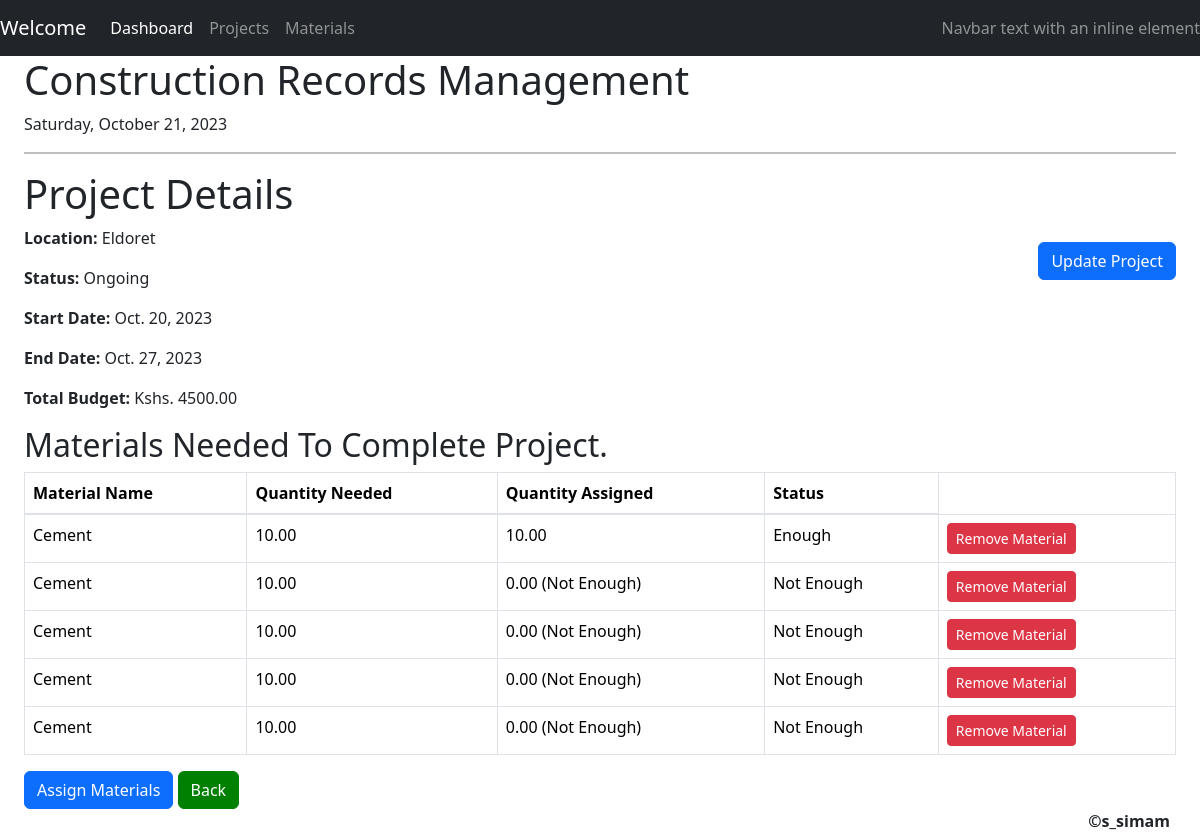
Page /manager/project_detail/11/ on the earlier database version.
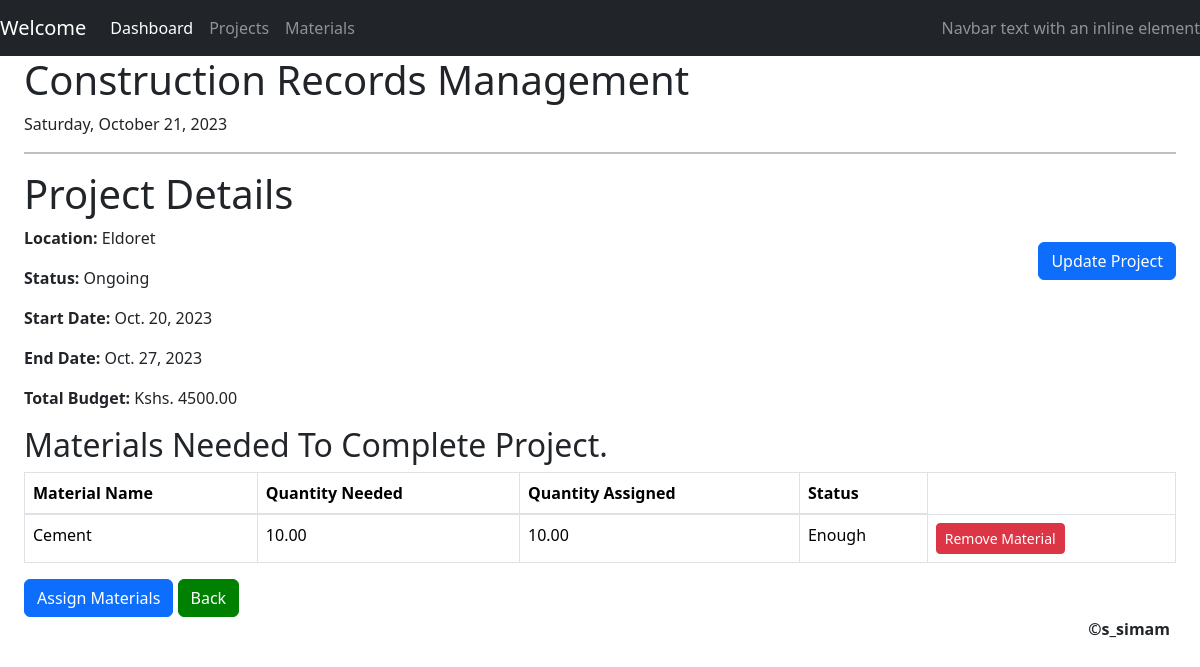
Same page on the later database version.
### manager/models.py (models this page shows, shortened)
class Project(models.Model):
    title = models.CharField(max_length=100)
    location = models.CharField(max_length=64)
    start_date = models.DateField()
    end_date = models.DateField()
    status = models.CharField(max_length=20, choices=STATUS_CHOICES)
    materials = models.ManyToManyField(Material, through='MaterialAssignment', related_name="materials_used")
    def calculate_total_budget(self):
        total_budget = 0
        for assignment in self.materialassignment_set.all():
            total_budget += assignment.cost
        return total_budget
    def get_status(self):
        today = date.today()
        if today < self.start_date:
            return 'Upcoming'
        elif self.start_date <= today <= self.end_date:
            return 'Ongoing'
        elif today > self.end_date:
            return 'Completed'
        return 'Unknown'  # Handle any other cases as needed

class MaterialAssignment(models.Model):
    name = models.ForeignKey(Material, on_delete=models.CASCADE)
    project = models.ForeignKey(Project, on_delete=models.CASCADE)
    quantity_needed = models.DecimalField(max_digits=10, decimal_places=2)
    quantity_assigned = models.DecimalField(max_digits=10, decimal_places=2)
    cost = models.DecimalField(max_digits=10, decimal_places=2, default=0)

class Material(models.Model):
    name = models.CharField(max_length=100, unique=True)
    unit_price = models.DecimalField(max_digits=10, decimal_places=2)
    quantity = models.IntegerField(default=0)

### manager/views.py (the view)
# urls.py: path("project_detail/<int:project_id>/", views.project_detail, name="project_detail"),
def project_detail(request, project_id):
    project = Project.objects.get(pk=project_id)
    materials_assigned = project.materials.all()
    total_budget = project.calculate_total_budget()
    return render(request, "manager/project_detail.html", {
        'project': project,
        'materials_assigned': materials_assigned,
        'total_budget': total_budget
    })

### manager/templates/manager/project_detail.html (shortened to what this page needs)
{% extends 'manager/layout.html' %}
{% block body %}
    <div class="project-detail">
        <h1>Project Details</h1>
        <a href="{%url 'update_project' project.id%}" id="add-material-button" class="btn btn-primary float-right mt-3">
             Update Project
        </a>
        <p><strong>Location:</strong> {{ project.location }}</p>
        <p><strong>Status:</strong> {{ project.get_status }}</p>
        <p><strong>Start Date:</strong> {{ project.start_date }}</p>
        <p><strong>End Date:</strong> {{ project.end_date }}</p>
        <p><strong>Total Budget:</strong> Kshs. {{ total_budget }}</p>
        <h2>Materials Needed To Complete Project.</h2>
        <table class="table table-bordered">
            <thead>
                <tr>
                    <th>Material Name</th>
                    <th>Quantity Needed</th>
                    <th>Quantity Assigned</th>
                    <th>Status</th>
                </tr>
            </thead>
            <tbody>
                {% for assignment in project.materialassignment_set.all %}
                    <tr>
                        <td>{{ assignment.name.name }}</td>
                        <td>{{ assignment.quantity_needed }}</td>
                        <td>
                            {% if assignment.quantity_assigned < assignment.quantity_needed %}
                                {{ assignment.quantity_assigned }} (Not Enough)
                            {% else %}
                                {{ assignment.quantity_assigned }}
                            {% endif %}
                        </td>
                        <td>
                            {% if assignment.quantity_assigned >= assignment.quantity_needed %}
                                Enough
                            {% else %}
                                Not Enough
                            {% endif %}
                        </td>
                        <td>
                            <a href="{% url 'remove_assigned_material' project.id assignment.id %}" class="btn btn-danger btn-sm">Remove Material</a>
                        </td>
                    </tr>
                {% empty %}
                    <tr>
                        <td colspan="4">No materials assigned to this project.</td>
                    </tr>
                {% endfor %}
            </tbody>
        </table>
        <a href="{% url 'assign_material' project.id %}" class="btn btn-primary">Assign Materials</a>
        <a href="{% url 'projects' %}" class="btn btn-primary" style="background-color: green; border-color: green;">
             Back
        </a>
    </div>
{% endblock %}

### manager/templates/manager/layout.html (shortened to what this page needs)
<!DOCTYPE html>
<html>
    <head>
        <link rel="stylesheet" href="https://maxcdn.bootstrapcdn.com/bootstrap/4.5.2/css/bootstrap.min.css">
        <link href="https://cdn.jsdelivr.net/npm/bootstrap@5.3.2/dist/css/bootstrap.min.css" rel="stylesheet">
    </head>
    <body>
        <div class="container-fluid">
            <div class="row">
                <nav class="navbar navbar-expand-lg navbar-dark bg-dark">
                    <a class="navbar-brand" href="{%url 'index'%}">Welcome</a>
                    <div class="collapse navbar-collapse" id="navbarText">
                      <ul class="navbar-nav mr-auto">
                        <li class="nav-item active">
                          <a class="nav-link" href="{%url 'index'%}">Dashboard <span class="sr-only">(current)</span></a>
                        </li>
                        <li class="nav-item">
                          <a class="nav-link" href="{%url 'projects'%}">Projects</a>
                        </li>
                        <li class="nav-item">
                          <a class="nav-link" href="{%url 'materials_available'%}">Materials</a>
                        </li>
                      </ul>
                      <span class="navbar-text">
                        Navbar text with an inline element
                      </span>
                    </div>
                  </nav>
                <main class="col-12 col-md-9 ms-sm-auto col-lg-12 px-md-4">
                    <div class="card-header">
                        <h1>Construction Records Management</h1>
                        <p id="date-and-day"></p>
                        <hr style="border: 1px solid black;">
                    </div>
                    {%block body%}
                    {%endblock%}
                </main>
            </div>
        </div>
        <footer class="float-right" style="padding-right: 30px;"><strong>&copy;s_simam</strong></footer>
    </body>
</html>

### manager/templates/manager/layout.html (style rules this page uses)
.nav-link { color: white; }

Differences in the rows shown:
removed MaterialAssignment: name.name "Cement", quantity_needed "10.00", quantity_assigned "0.00", shows "Not Enough"
removed MaterialAssignment: name.name "Cement", quantity_needed "10.00", quantity_assigned "0.00", shows "Not Enough"
removed MaterialAssignment: name.name "Cement", quantity_needed "10.00", quantity_assigned "0.00", shows "Not Enough"
removed MaterialAssignment: name.name "Cement", quantity_needed "10.00", quantity_assigned "0.00", shows "Not Enough"
